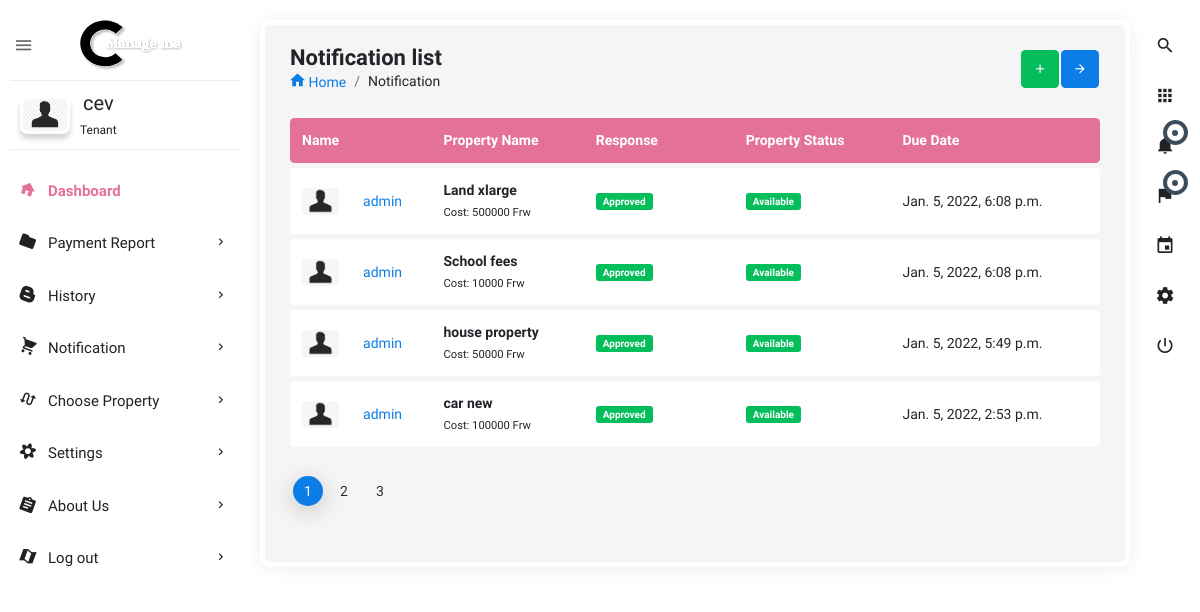
The page /all_notification_tenant/ (signed in) on the database its author committed.
### users/models.py (models this page shows, shortened)
class User(AbstractBaseUser):
    user_type = [
        ('lessor', 'lessor'),
        ('tenant', 'tenant'),
    ]
    name = models.CharField(max_length=255, null=False)
    phone_number = PhoneNumberField(unique=True)
    user_image = models.ImageField(upload_to='images/', default='profile.png')
    user_login = models.CharField(max_length=7, choices=user_type, default='lessor', blank=False, null=False)
    is_active = models.BooleanField(default=True)
    staff = models.BooleanField(default=False)
    admin = models.BooleanField(default=False)
    USERNAME_FIELD = 'phone_number'
    REQUIRED_FIELDS = ['name', 'user_login']
    objects = UserManager()
    def __str__(self):
        return self.name
    objects = UserManager()

class Request_Property(models.Model):
    status = [
        ('initial', 'initial'),
        ('request', 'request'),
        ('approved', 'approved'),
        ('denied', 'denied'),
        ('canceled', 'canceled')]
    user_request = models.ForeignKey(user, on_delete=models.CASCADE, related_name='requesting_users', null=False)
    property_requested = models.ForeignKey(Property_registration, on_delete=models.CASCADE, related_name='property_req',
                                           null=False)
    owner_name = models.ForeignKey(user, on_delete=models.CASCADE, related_name='owner_name_property', null=False)
    status_view = models.CharField(max_length=50, choices=status, default='initial')
    time_done = models.DateTimeField(default=now)
    def __str__(self):
        return f'{self.user_request} {self.property_requested}'
    class Meta:
        verbose_name_plural = "Request_Property"
        ordering = ['-id']

class Property_registration(models.Model):
    property_type_p = [
        ('house', 'house'),
        ('car', 'car'),
        ('land', 'land'),
        ('other', 'other')
    ]
    location_name = [
        ('kigali', 'kigali'),
        ('south', 'south'),
        ('east', 'east'),
        ('west', 'west')
    ]
    property_name = models.CharField(max_length=100)
    location = models.CharField(max_length=200, choices=location_name, default='kigali')
    property_type = models.CharField(max_length=200, choices=property_type_p)
    amount_per_month = models.IntegerField(default=10000)
    detail = models.CharField(max_length=250, default='')
    property_image = models.ImageField(blank=True, null=True, upload_to='images')
    available = models.BooleanField(default=True)
    owner_name = models.ForeignKey(user, on_delete=models.CASCADE, related_name='owner', null=False)
    time_added = models.DateTimeField(auto_now_add=True)
    def __str__(self):
        return f'{self.property_name} {self.owner_name}'
    class Meta:
        verbose_name_plural = "Property_registration"
        ordering = ['-id']

### users/views.py (the view)
# urls.py: path('all_notification_tenant/', views.all_notification_tenant, name='all_notification_tenant'),
def all_notification_tenant(request):
    user = request.user
    all_notification_deny_and_approve = Q(Q(status_view='approved') | Q(status_view='denied'))
    request_property_all_deny_approve = Request_Property.objects.filter(all_notification_deny_and_approve).filter(
        user_request=user).order_by('-id')
    print('not all:', request_property_all_deny_approve)
    context = {
        'notification_tenant': request_property_all_deny_approve
    }
    return render(request, 'html/all_notification_tenant.html', context)

### users/templates/html/all_notification_tenant.html (shortened to what this page needs)
{% extends 'dashboard-tenant/dashboard.html' %}
{% load static %}
{% block content %}
<section class="content">
    <div class="body_scroll">
        <div class="block-header">
            <div class="row">
                <div class="col-lg-7 col-md-6 col-sm-12">
                    <h2>Notification list</h2>
                    <ul class="breadcrumb">
                        <li class="breadcrumb-item"><a href="{% url 'tenant' %}"><i class="zmdi zmdi-home"></i> Home</a></li>
                        <li class="breadcrumb-item">Notification</li>
                    </ul>
                </div>
                <div class="col-lg-5 col-md-6 col-sm-12">
                    <button class="btn btn-primary btn-icon float-right right_icon_toggle_btn" type="button"><i class="zmdi zmdi-arrow-right"></i></button>
                    <button class="btn btn-success btn-icon float-right" type="button"><i class="zmdi zmdi-plus"></i></button>
                </div>
            </div>
        </div>
        <div class="container-fluid">
            <div class="row clearfix">
                <div class="col-md-12 col-sm-12 col-xs-12">
                    <div class="card project_list">
                        <div class="table-responsive">
                            <table class="table table-hover c_table theme-color">
                                <thead>
                                    <tr>
                                        <th style="width:50px;">Name</th>
                                        <th></th>
                                        <th class="hidden-md-down">Property Name</th>
                                        <th class="" width="150px">Response</th>
                                        <th class="hidden-md-down">Property Status</th>
                                        <th class="hidden-md-down">Due Date</th>
                                    </tr>
                                </thead>
                                <tbody>
                                {% for notification_tenant in notification_tenant %}
                                    <a href="">
                                            <tr>
                                                <td>
                                                    <img class="rounded avatar" src="{{ notification_tenant.property_requested.owner_name.user_image.url }}" alt="">
                                                </td>
                                                <td>
                                                    <a class="single-user-name" href="javascript:void(0);">{{notification_tenant.property_requested.owner_name}}</a><br>
                                                </td>
                                                <td class="hidden-md-down">
                                                    <strong>{{notification_tenant.property_requested.property_name}}</strong><br>
                                                    <small>Cost: {{notification_tenant.property_requested.amount_per_month}} Frw</small>
                                                </td>
                                                {% if notification_tenant.status_view == 'approved' %}
                                                <td class="">
                                                    <span class="badge badge-success">Approved</span>
                                                </td>
                                                {% elif notification_tenant.status_view == 'denied' %}
                                                <td class="">
                                                    <span class="badge badge-danger">Denied</span>
                                                </td>
                                                {% else %}
                                                <td class="">
                                                    <span class="badge badge-info">Initial</span>
                                                </td>
                                                {% endif %}
                                                <td class="hidden-md-down"><span class="badge badge-success">Available</span></td>
                                                <td class="hidden-md-down" >{{notification_tenant.time_done}}</td>
                                            </tr>
                                    </a>
                                {% endfor %}
                                </tbody>
                            </table>
                        </div>
                        <ul class="pagination pagination-primary mt-4">
                            <li class="page-item active"><a class="page-link" href="javascript:void(0);">1</a></li>
                            <li class="page-item"><a class="page-link" href="javascript:void(0);">2</a></li>
                            <li class="page-item"><a class="page-link" href="javascript:void(0);">3</a></li>
                        </ul>
                    </div>
                </div>
            </div>
        </div>
    </div>
</section>
{% endblock %}

### templates/dashboard-tenant/dashboard.html (shortened to what this page needs)
<!doctype html>
{% load static %}
<html class="no-js " lang="en">
<head>
<link rel="stylesheet" href="{% static 'dash/assets/plugins/bootstrap/css/bootstrap.min.css' %}">
<link  rel="stylesheet" href="{% static 'dash/assets/css/style.min.css' %}">
</head>
<body class="theme-blush">
<div class="navbar-right">
    <ul class="navbar-nav">
        <li><a href="{% url 'search_property_tenant' %}" class="main_search" title="Search..."><i class="zmdi zmdi-search"></i></a></li>
        <li class="dropdown">
            <a href="javascript:void(0);" class="dropdown-toggle" title="App" data-toggle="dropdown" role="button"><i class="zmdi zmdi-apps"></i></a>
        </li>
        <li class="dropdown">
            <a href="javascript:void(0);" class="dropdown-toggle" title="Notifications" data-toggle="dropdown" role="button"><i class="zmdi zmdi-notifications"></i>
                <div class="notify"><span class="heartbit"></span><span class="point"></span></div>
            </a>
        </li>
        <li class="dropdown">
            <a href="javascript:void(0);" class="dropdown-toggle" data-toggle="dropdown" role="button"><i class="zmdi zmdi-flag"></i>
            <div class="notify"><span class="heartbit"></span><span class="point"></span></div>
            </a>
        </li>
        <li><a href="javascript:void(0);" class="app_calendar" title="Calendar"><i class="zmdi zmdi-calendar"></i></a></li>
        <li><a href="javascript:void(0);" class="js-right-sidebar" title="Setting"><i class="zmdi zmdi-settings zmdi-hc-spin"></i></a></li>
        <li><a href="{% url 'logout' %}" class="mega-menu" title="Sign Out"><i class="zmdi zmdi-power"></i></a></li>
    </ul>
</div>
<aside id="leftsidebar" class="sidebar">
    <div class="navbar-brand">
        <button class="btn-menu ls-toggle-btn" type="button"><i class="zmdi zmdi-menu"></i></button>
        <a href=""><img src="{% static 'dash/assets/images/managemelogo.svg' %}" width="200" alt="Aero"></a>
    </div>
    <div class="menu">
        <ul class="list">
            <li>
                <div class="user-info">
                    <a class="image" href="{% url 'profile_tenant' %}"><img src="{{ user.user_image.url }}" alt="User"></a>
                    <div class="detail">
                        <h4>{{user}}</h4>
                        <small>Tenant</small>
                    </div>
                </div>
            </li>
            <li  class="active open"><a href="{% url 'tenant' %}"><i class="zmdi zmdi-home"></i><span>Dashboard</span></a></li>
            <li> <a href="javascript:void(0);" class="menu-toggle"><i class="zmdi zmdi-folder"></i><span>Payment Report</span></a>
            </li>
            <li> <a href="javascript:void(0);" class="menu-toggle"><i class="zmdi zmdi-blogger"></i><span>History</span></a>
            </li>
            <li><a href="javascript:void(0);" class="menu-toggle"><i class="zmdi zmdi-shopping-cart"></i><span>Notification</span></a>
            </li>
            <li><a href="{% url 'search_property_tenant' %}" class="menu-toggle"><i class="zmdi zmdi-swap-alt"></i><span>Choose Property</span></a>
            </li>
            <li><a href="javascript:void(0);" class="menu-toggle"><i class="zmdi zmdi-flower"></i><span>Settings</span></a>
            </li>
            <li><a href="javascript:void(0);" class="menu-toggle"><i class="zmdi zmdi-assignment"></i><span>About Us</span></a>
            </li>
            <li class="open_top"><a href="{% url 'logout' %}" class="menu-toggle"><i class="zmdi zmdi-map"></i><span>Log out</span></a>
            </li>
        </ul>
    </div>
</aside>
{% block content %}
{% endblock %}
</body>
</html>

### rows shown on the page
User: user_image (placeholder picture), name "cev"
Request_Property: property_requested.owner_name.user_image (placeholder picture), property_requested.owner_name "admin", property_requested.property_name "Land xlarge", property_requested.amount_per_month "500000", status_view "Approved", time_done "Jan. 5, 2022, 6:08 p.m."
Request_Property: property_requested.owner_name.user_image (placeholder picture), property_requested.owner_name "admin", property_requested.property_name "School fees", property_requested.amount_per_month "10000", status_view "Approved", time_done "Jan. 5, 2022, 6:08 p.m."
Request_Property: property_requested.owner_name.user_image (placeholder picture), property_requested.owner_name "admin", property_requested.property_name "house property", property_requested.amount_per_month "50000", status_view "Approved", time_done "Jan. 5, 2022, 5:49 p.m."
Request_Property: property_requested.owner_name.user_image (placeholder picture), property_requested.owner_name "admin", property_requested.property_name "car new", property_requested.amount_per_month "100000", status_view "Approved", time_done "Jan. 5, 2022, 2:53 p.m."
